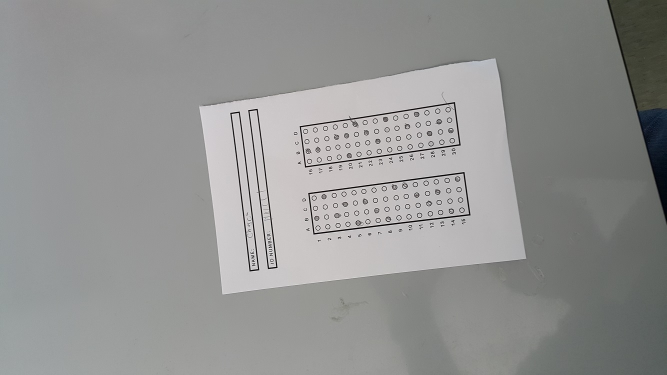
#> input picture normalize/rotate4.jpg, 1333 x 750 px (shown at 1/2 size)
$ python normalize.py   (older library calls are emulated)
#> lines starting #> are read from the running program, lines starting #| are printed output that depends on the picture; after the words box and inside, x2 and y2 are one past the last pixel; in counts of white or black regions, pixels touching at a corner belong together
### normalize/fourpoint.py
import numpy as np
import cv2


def order_points(pts):
	# initialzie a list of coordinates that will be ordered
	# such that the first entry in the list is the top-left,
	# the second entry is the top-right, the third is the
	# bottom-right, and the fourth is the bottom-left
	rect = np.zeros((4, 2), dtype = "float32")

	# the top-left point will have the smallest sum, whereas
	# the bottom-right point will have the largest sum
	s = pts.sum(axis = 1)
	rect[0] = pts[np.argmin(s)]
	rect[2] = pts[np.argmax(s)]

	# now, compute the difference between the points, the
	# top-right point will have the smallest difference,
	# whereas the bottom-left will have the largest difference
	diff = np.diff(pts, axis = 1)
	rect[1] = pts[np.argmin(diff)]
	rect[3] = pts[np.argmax(diff)]

	print ("this is rect")
	print (rect)
	print ("this is one point")
	print (rect[0])
	print (rect[0][0])

	width =  rect[1][0] - rect[0][0]
	height = rect[3][1] - rect[0][1]
	print (width)
	print (height)

	if(width > height):
		rect2 = np.zeros((4, 2), dtype = "float32")
		rect2[0] = rect[3]
		rect2[1] = rect[0]
		rect2[2] = rect[1]
		rect2[3] = rect[2]
		return rect2

	# return the ordered coordinates
	return rect


def four_point_transform(image, pts):


	rect = order_points(pts)
	(tl, tr, br, bl) = rect

	widthA = np.sqrt(((br[0] - bl[0]) ** 2) + ((br[1] - bl[1]) ** 2))
	widthB = np.sqrt(((tr[0] - tl[0]) ** 2) + ((tr[1] - tl[1]) ** 2))
	maxWidth = max(int(widthA), int(widthB))

	heightA = np.sqrt(((tr[0] - br[0]) ** 2) + ((tr[1] - br[1]) ** 2))
	heightB = np.sqrt(((tl[0] - bl[0]) ** 2) + ((tl[1] - bl[1]) ** 2))
	maxHeight = max(int(heightA), int(heightB))


	dst = np.array([
		[0, 0],
		[maxWidth - 1, 0],
		[maxWidth - 1, maxHeight - 1],
		[0, maxHeight - 1]], dtype = "float32")

	M = cv2.getPerspectiveTransform(rect, dst)
	warped = cv2.warpPerspective(image, M, (maxWidth, maxHeight))
	return warped

### normalize/rotate.py
import cv2
import numpy as np
from matplotlib import pyplot as plt
from skimage import measure


def fixRotation(image):
	scratch = image.copy()
	gray = cv2.cvtColor(image.copy(), cv2.COLOR_BGR2GRAY)
	gray = cv2.GaussianBlur(gray.copy(), (5, 5), 0)

	edged = cv2.adaptiveThreshold(gray,255,cv2.ADAPTIVE_THRESH_GAUSSIAN_C,cv2.THRESH_BINARY,11,2)
	edged = 255-edged;
	edged =  cv2.morphologyEx(edged, cv2.MORPH_OPEN, np.ones((4,4)))


	cv2.imshow("Here",scratch)
	cv2.imshow("otherside",edged)

	blobs_labels, lent = measure.label(edged, background=0, return_num=1)
	props = measure.regionprops(blobs_labels)


	areas = []
	i = 0
	for p in props:
		areas.append([p.area, p.bbox, p.centroid ,i])
		i = i + 1

	areas.sort(reverse=True)

	x, y, x2, y2 = areas[2][1]
	b1 = image[x:x2, y:y2]

	x, y, x2, y2 = areas[3][1]
	b2 = image[x:x2, y:y2]

	# cv2.imshow('b1', b1)
	# cv2.imshow('b2', b2)

	height = np.size(image, 0)
	width = np.size(image, 1)

	row_of_name = areas[3][2][0]

	if(row_of_name > height/2):
		image=cv2.flip(image,0)
		image=cv2.flip(image,1)

	cv2.imshow("final",image)
	return image
	# [7 lines of commented-out code are left out]

### normalize/normalize.py
import cv2
import numpy as np
import fourpoint as f
import rotate
import imutils


image = cv2.imread("rotate4.jpg")
#> image is the input picture: shape (750, 1333, 3); mean B, G, R 146.1, 147.2, 146.9

height = np.size(image, 0)
#> height = 750
width = np.size(image, 1)
#> width = 1333

if(height < width):
	image = imutils.resize(image.copy(), height=750)
else:
	image = imutils.resize(image.copy(), width=750)

# cv2.imshow("original",image)
# cv2.imshow("normal,",normal_image)

scratch = image.copy()
gray = cv2.cvtColor(image.copy(), cv2.COLOR_BGR2GRAY)
gray = cv2.GaussianBlur(gray.copy(), (5, 5), 0)
edged = cv2.Canny(gray, 75, 200)
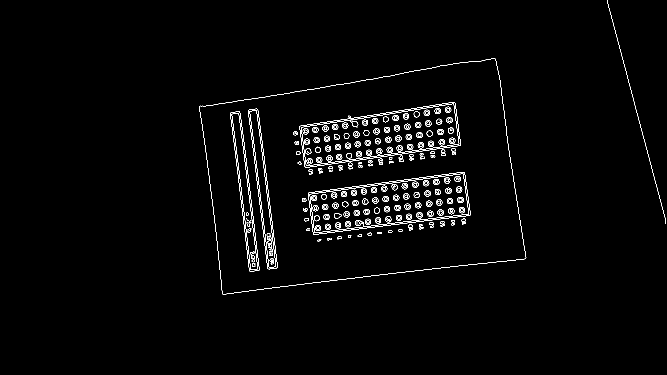
#> edged: shape (750, 1333) (shown at 1/2 size); 1.7% white in thin lines or dots, all inside (x1, y1, x2, y2) = (398, 0, 1332, 589)
#opening = cv2.morphologyEx(edged, cv2.MORPH_CLOSE, kernel)

im2, cnts, hier = cv2.findContours(edged.copy(), cv2.RETR_LIST, cv2.CHAIN_APPROX_SIMPLE)
#> cnts = 590 contours, 80 with area under 20; largest, box (x1, y1, x2, y2) and area: (398, 116, 1053, 589) 235620, (398, 116, 1053, 589) 235614, (616, 344, 941, 469) 27161, (616, 344, 941, 469) 27158, (599, 204, 922, 335) 26949
sorted_c = sorted(cnts, key = cv2.contourArea, reverse = True)
#> sorted_c has the same summary as cnts


for c in sorted_c:
	peri = cv2.arcLength(c, True)
	approx = cv2.approxPolyDP(c, 0.04 * peri, True)

	if len(approx) == 4:
		paper = approx
		break
#> this loop made 1 pass
#> (peri, paper) on pass 1: (2091.9, [[991, 118], [400, 211], [444, 587], [1051, 517]])


cv2.drawContours(scratch, [paper], -1, (0,255,0), 3)
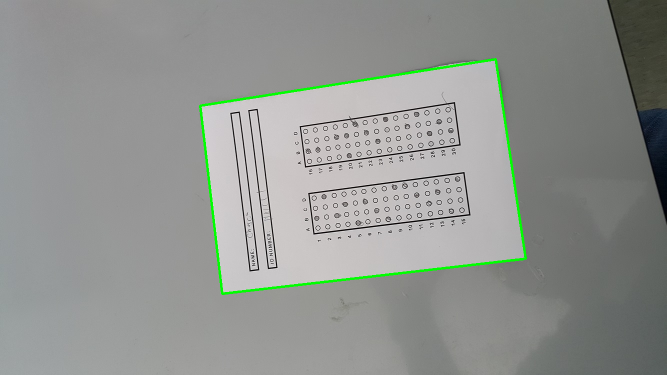
#> scratch: shape (750, 1333, 3) (shown at 1/2 size); 0.98% of pixels changed, all inside (x1, y1, x2, y2) = (398, 116, 1054, 590)
warped = f.four_point_transform(image.copy(), paper.reshape(4, 2))
#> in order_points, `s = pts.sum(axis = 1)`: s = [1109, 611, 1031, 1568]
#> in order_points, `diff = np.diff(pts, axis = 1)`: diff = [-873, -189, 143, -534]
#> in four_point_transform, `rect = order_points(pts)`: rect = [[444, 587], [400, 211], [991, 118], [1051, 517]]
#> in four_point_transform, `(tl, tr, br, bl) = rect`: tl = [444, 587]; tr = [400, 211]; br = [991, 118]; bl = [1051, 517]
#> in four_point_transform, `widthA = np.sqrt(((br[0] - bl[0]) ** 2) + ((br[1] - bl[1]) ** 2))`: widthA = 403.5
#> in four_point_transform, `widthB = np.sqrt(((tr[0] - tl[0]) ** 2) + ((tr[1] - tl[1]) ** 2))`: widthB = 378.6
#> in four_point_transform, `maxWidth = max(int(widthA), int(widthB))`: maxWidth = 403
#> in four_point_transform, `heightA = np.sqrt(((tr[0] - br[0]) ** 2) + ((tr[1] - br[1]) ** 2))`: heightA = 598.3
#> in four_point_transform, `heightB = np.sqrt(((tl[0] - bl[0]) ** 2) + ((tl[1] - bl[1]) ** 2))`: heightB = 611
#> in four_point_transform, `dst = np.array([ [0, 0], [maxWidth - 1, 0], [maxWidth - 1, maxHeight -..`: dst = [[0, 0], [402, 0], [402, 610], [0, 610]]
#> in four_point_transform, `M = cv2.getPerspectiveTransform(rect, dst)`: M = [[-0.129, -1.12, 712.8], [1.14, -0.134, -429], [0.000124, 4.39e-05, 1]]
#> in four_point_transform, `warped = cv2.warpPerspective(image, M, (maxWidth, maxHeight))`:
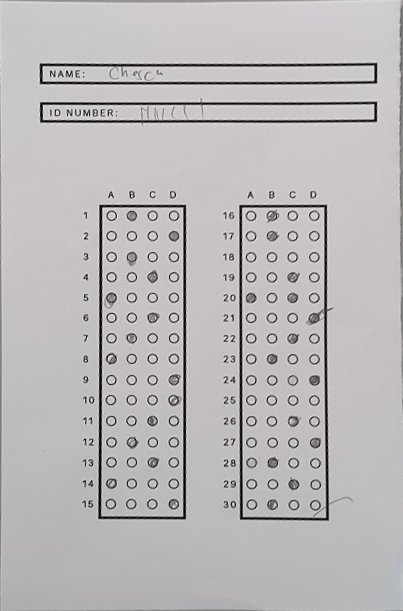
#> warped: shape (611, 403, 3); mean of channels 0, 1, 2 184.1, 183.7, 187; drawn as B, G, R
warped = cv2.resize(warped, (1275, 1650))
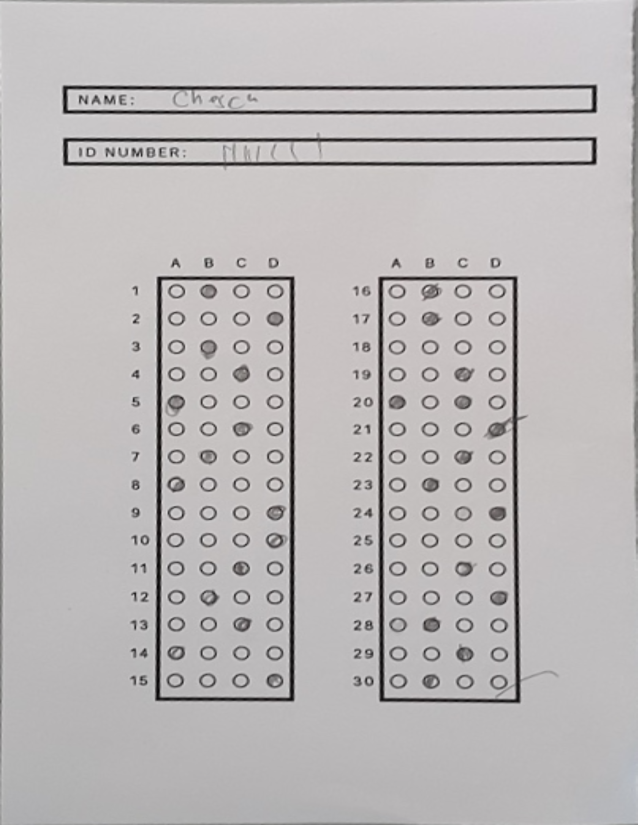
#> warped: shape (1650, 1275, 3) (shown at 1/2 size); mean of channels 0, 1, 2 184, 183.6, 186.9; drawn as B, G, R
cv2.imshow("Warped",warped)
cv2.imshow("Original",image)
cv2.imshow("Gray",gray)
cv2.imshow("Edges",edged)
cv2.imshow("Scratch",scratch)
final = rotate.fixRotation(warped)
#> in fixRotation, `edged = cv2.adaptiveThreshold(gray,255,cv2.ADAPTIVE_THRESH_GAUSSIAN_C,..`:
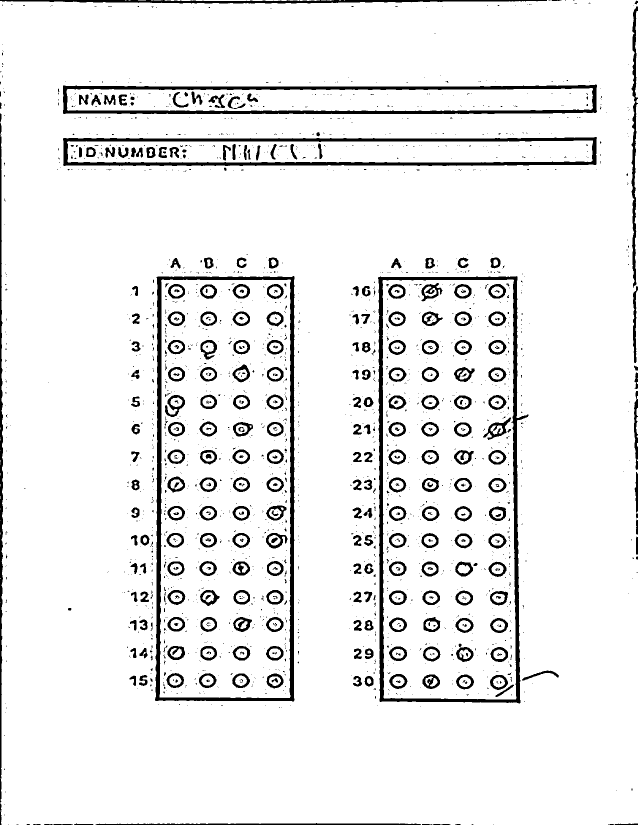
#> edged: shape (1650, 1275) (shown at 1/2 size); 92.4% white; 2338 black regions (1981 under 20 px), largest, box (x1, y1, x2, y2) and area: (310, 552, 589, 1403) 17327, (756, 552, 1057, 1407) 16744, (126, 169, 1194, 228) 14319
#> in fixRotation, `edged =  cv2.morphologyEx(edged, cv2.MORPH_OPEN, np.ones((4,4)))`: edged: shape (1650, 1275); 7% white; 365 white regions (32 under 20 px)
#> in fixRotation, `blobs_labels, lent = measure.label(edged, background=0, return_num=1)`:
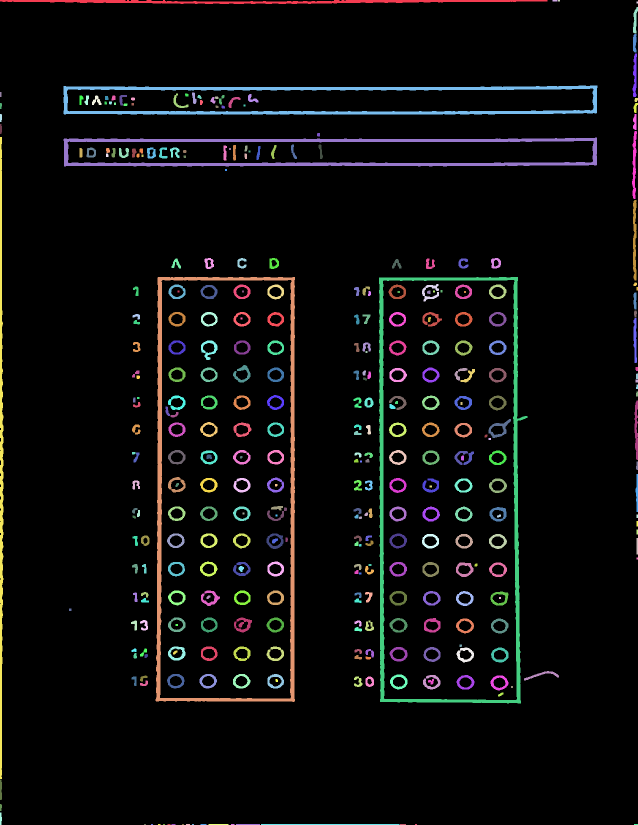
#> blobs_labels: shape (1650, 1275) int64 (shown at 1/2 size); 366 distinct labels, from 0 to 365; one colour per label, 0 black
#> in fixRotation, `blobs_labels, lent = measure.label(edged, background=0, return_num=1)`: lent = 365
#> in fixRotation, `props = measure.regionprops(blobs_labels)`: props = 365 regions; largest, box (x1, y1, x2, y2) and area: (311, 554, 590, 1404) 17228, (758, 554, 1055, 1407) 16617, (127, 171, 1195, 229) 14260, (127, 275, 1194, 333) 14050, (0, 274, 7, 1558) 5992
#> after the loop in fixRotation, `for p in props:`: areas = 365 items; i = 365
#> in fixRotation, `x, y, x2, y2 = areas[2][1]`: x = 171; y = 127; x2 = 229; y2 = 1195
#> in fixRotation, `x, y, x2, y2 = areas[3][1]`: x = 275; x2 = 333; y2 = 1194
#> in fixRotation, `b2 = image[x:x2, y:y2]`:
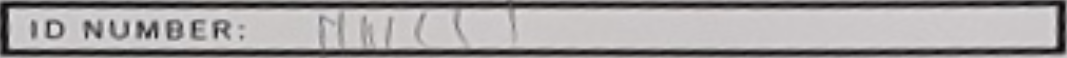
#> b2: shape (58, 1067, 3); mean of channels 0, 1, 2 157.3, 157.1, 160.5; drawn as B, G, R
#> in fixRotation, `height = np.size(image, 0)`: height = 1650
#> in fixRotation, `width = np.size(image, 1)`: width = 1275
#> in fixRotation, `row_of_name = areas[3][2][0]`: row_of_name = 304.6

cv2.imwrite("output.png",final)

cv2.waitKey(0)
cv2.destroyAllWindows()

$ run again, with normalize/rotate2.jpg copied over normalize/rotate4.jpg
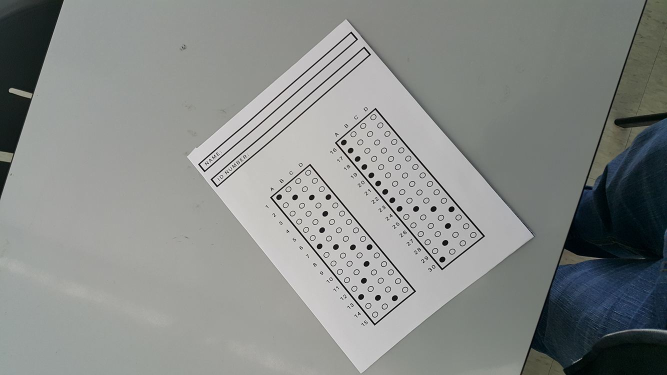
#> input picture normalize/rotate2.jpg, 1334 x 750 px (shown at 1/2 size)
#> image is the input picture: shape (750, 1334, 3); mean B, G, R 136.6, 139, 135.8
#> `height = np.size(image, 0)`: height = 750
#> `width = np.size(image, 1)`: width = 1334
#> `edged = cv2.Canny(gray, 75, 200)`:
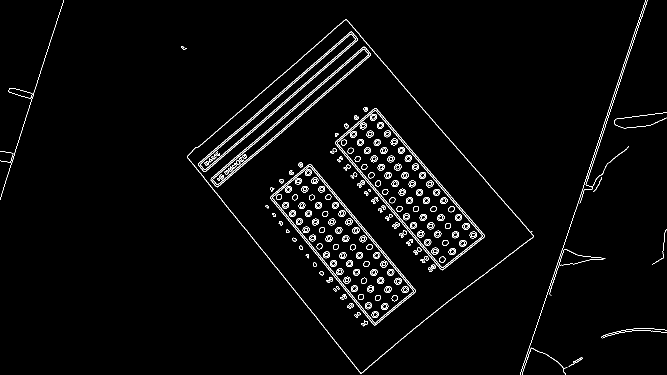
#> edged: shape (750, 1334) (shown at 1/2 size); 2.5% white in thin lines or dots
#> cnts = 607 contours, 76 with area under 20; largest, box (x1, y1, x2, y2) and area: (374, 38, 1068, 747) 242461, (374, 39, 1068, 747) 241206, (670, 216, 970, 541) 36750, (670, 216, 970, 540) 36188, (540, 328, 832, 651) 35482
#> sorted_c has the same summary as cnts
#> the loop `for c in sorted_c:` made 1 pass
#> (peri, paper) on pass 1: (2068.9, [[690, 38], [374, 315], [723, 746], [1067, 472]])
#> scratch: shape (750, 1334, 3); 0.96% of pixels changed, all inside (x1, y1, x2, y2) = (372, 36, 1070, 749)
#> s = [728, 689, 1469, 1539]
#> diff = [-652, -59, 23, -595]
#> rect = [[374, 315], [690, 38], [1067, 472], [723, 746]]
#> tl = [374, 315]; tr = [690, 38]; br = [1067, 472]; bl = [723, 746]
#> widthA = 439.8
#> widthB = 420.2
#> maxWidth = 439
#> heightA = 574.9
#> heightB = 554.6
#> maxHeight = 574
#> dst = [[0, 0], [438, 0], [438, 573], [0, 573]]
#> M = [[0.882, -0.714, -104.8], [0.748, 0.854, -548.8], [0.000126, 8.84e-06, 1]]
#> blobs_labels: shape (1650, 1275) int64; 367 distinct labels, from 0 to 366
#> lent = 366
#> props = 366 regions; largest, box (x1, y1, x2, y2) and area: (753, 518, 1071, 1482) 20946, (242, 516, 562, 1484) 20917, (30, 197, 1254, 264) 17959, (28, 77, 1255, 145) 17873, (0, 0, 6, 1175) 4504
#> after the loop in fixRotation, `for p in props:`: areas = 366 items; i = 366
#> in fixRotation, `x, y, x2, y2 = areas[2][1]`: x = 197; y = 30; x2 = 264; y2 = 1254
#> in fixRotation, `x, y, x2, y2 = areas[3][1]`: x = 77; y = 28; x2 = 145; y2 = 1255
#> in fixRotation, `b2 = image[x:x2, y:y2]`:
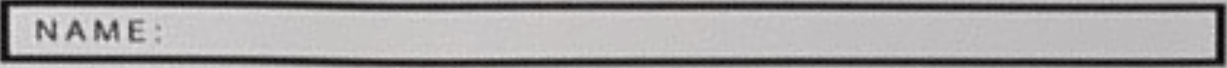
#> b2: shape (68, 1227, 3); mean of channels 0, 1, 2 158.7, 158.4, 160.4; drawn as B, G, R
#> in fixRotation, `height = np.size(image, 0)`: height = 1650
#> in fixRotation, `width = np.size(image, 1)`: width = 1275
#> row_of_name = 111.1

$ run again, with normalize/rotate3.jpg copied over normalize/rotate4.jpg
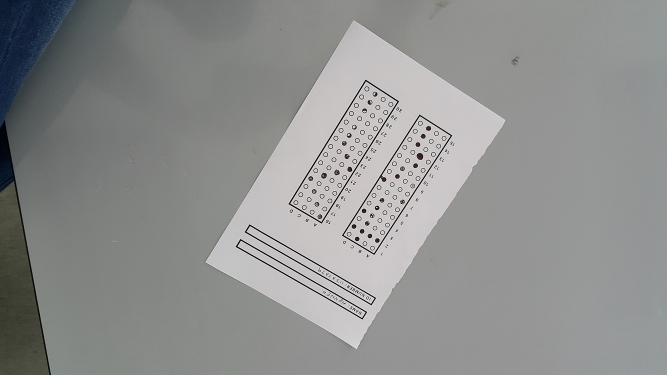
#> input picture normalize/rotate3.jpg, 1333 x 750 px (shown at 1/2 size)
#> image is the input picture: shape (750, 1333, 3); mean B, G, R 142.8, 143.7, 142.7
#> `height = np.size(image, 0)`: height = 750
#> `width = np.size(image, 1)`: width = 1333
#> `edged = cv2.Canny(gray, 75, 200)`:
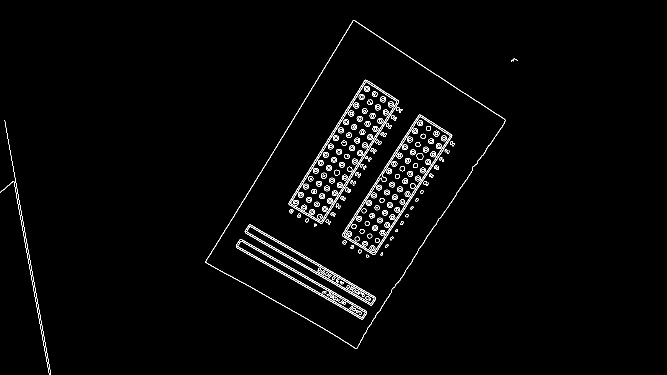
#> edged: shape (750, 1333) (shown at 1/2 size); 1.9% white in thin lines or dots, all inside (x1, y1, x2, y2) = (0, 40, 1036, 750)
#> cnts = 591 contours, 173 with area under 20; largest, box (x1, y1, x2, y2) and area: (411, 40, 1011, 698) 196675, (411, 40, 1011, 698) 195760, (577, 159, 798, 447) 23246, (577, 160, 798, 447) 22862, (684, 229, 905, 510) 22317
#> sorted_c has the same summary as cnts
#> the loop `for c in sorted_c:` made 1 pass
#> (peri, paper) on pass 1: (1953.2, [[706, 40], [411, 525], [713, 697], [1010, 239]])
#> scratch: shape (750, 1333, 3); 0.89% of pixels changed, all inside (x1, y1, x2, y2) = (409, 38, 1013, 700)
#> s = [746, 936, 1410, 1249]
#> diff = [-666, 114, -16, -771]
#> rect = [[706, 40], [1010, 239], [713, 697], [411, 525]]
#> tl = [706, 40]; tr = [1010, 239]; br = [713, 697]; bl = [411, 525]
#> widthA = 347.5
#> widthB = 363.3
#> maxWidth = 363
#> heightA = 545.9
#> heightB = 567.7
#> maxHeight = 567
#> dst = [[0, 0], [362, 0], [362, 566], [0, 566]]
#> M = [[0.786, 0.478, -574.4], [-0.502, 0.766, 323.5], [-4.78e-05, -0.000118, 1]]
#> blobs_labels: shape (1650, 1275) int64; 402 distinct labels, from 0 to 401
#> lent = 401
#> props = 401 regions; largest, box (x1, y1, x2, y2) and area: (283, 244, 563, 1095) 16758, (728, 245, 1014, 1093) 16722, (124, 1416, 1191, 1476) 15161, (124, 1313, 1189, 1372) 14775, (0, 117, 4, 1023) 3624
#> after the loop in fixRotation, `for p in props:`: areas = 401 items; i = 401
#> in fixRotation, `x, y, x2, y2 = areas[2][1]`: x = 1416; y = 124; x2 = 1476; y2 = 1191
#> in fixRotation, `x, y, x2, y2 = areas[3][1]`: x = 1313; x2 = 1372; y2 = 1189
#> in fixRotation, `height = np.size(image, 0)`: height = 1650
#> in fixRotation, `width = np.size(image, 1)`: width = 1275
#> row_of_name = 1342
#> in fixRotation, `image=cv2.flip(image,1)`:
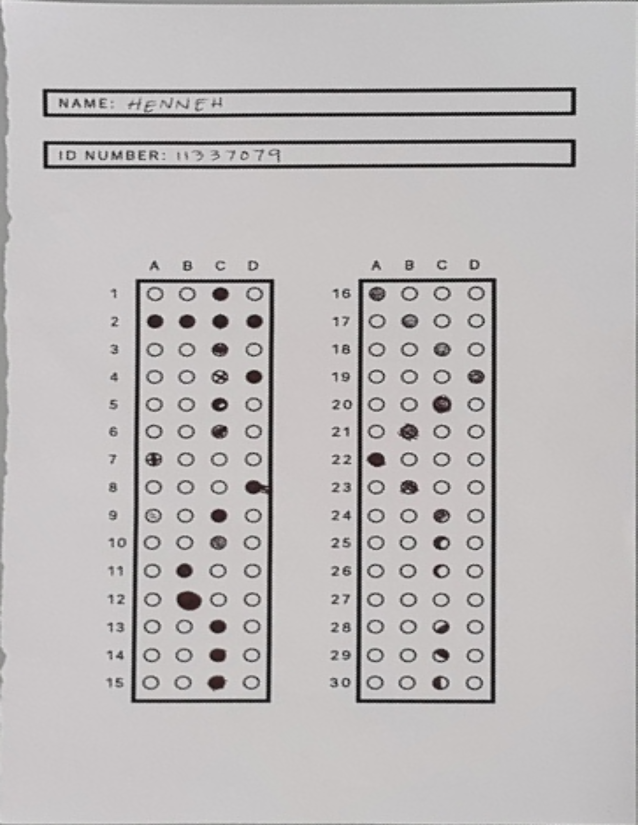
#> image: shape (1650, 1275, 3) (shown at 1/2 size); mean of channels 0, 1, 2 186.4, 186.3, 189.6; drawn as B, G, R
